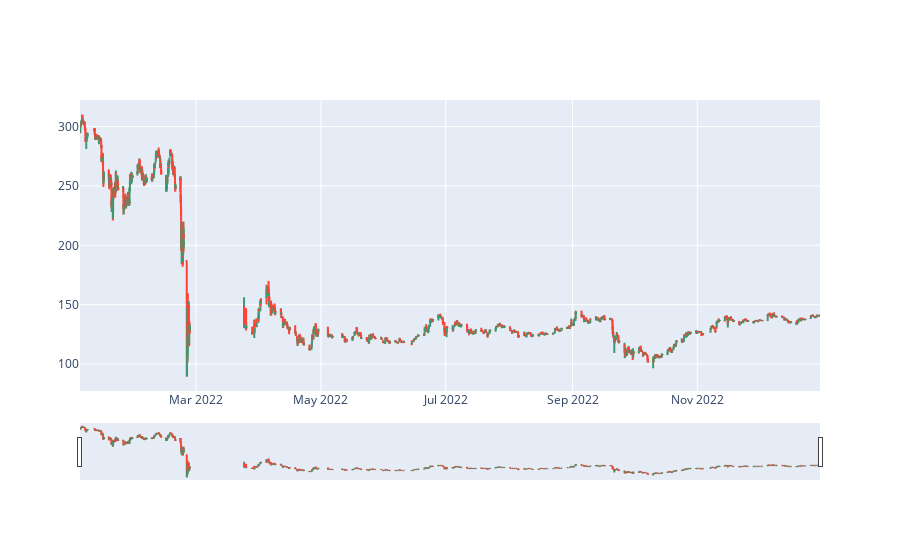

The cell this chart's notebook holds for it:
### Code cell
trace = go.Ohlc(x=sbr.index,
                open=sbr['open'],
                high=sbr['high'],
                low=sbr['low'],
                close=sbr['close'])

data = [trace]
iplot(data)

### Figure 1 — Plotly figure (JSON) as saved in the notebook; plotly's stock layout.template omitted (floating-point values rounded to 4 significant figures; data arrays with more than 128 entries replaced by an {"elided": "..."} marker saying what was removed)
{"data": [{"close": {"elided": "3010 float values"}, "high": {"elided": "3010 float values"}, "low": {"elided": "3010 float values"}, "open": {"elided": "3010 float values"}, "type": "ohlc", "x": {"elided": "3010 str values"}}], "layout": {}}
